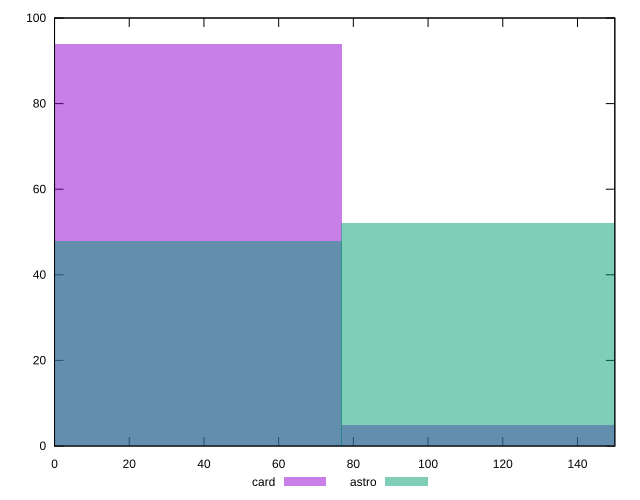

The script that saved this image:
reset

$card <<EOF
0 94
153.65669048582413 5
EOF

$astro <<EOF
153.65669048582413 52
0 48
EOF

set key outside below
set boxwidth 153.65669048582413
set xrange [0:150]
set yrange [0:100]
set trange [0:100]
set style fill transparent solid 0.5 noborder
set terminal svg size 640, 500 enhanced background rgb 'white'
set output "reports/report_00030_2021-02-24T20-42-31.540Z/unminified-javascript/comparison/histogram/2_vs_3.svg"

plot $card title "card" with boxes, \
     $astro title "astro" with boxes

reset
